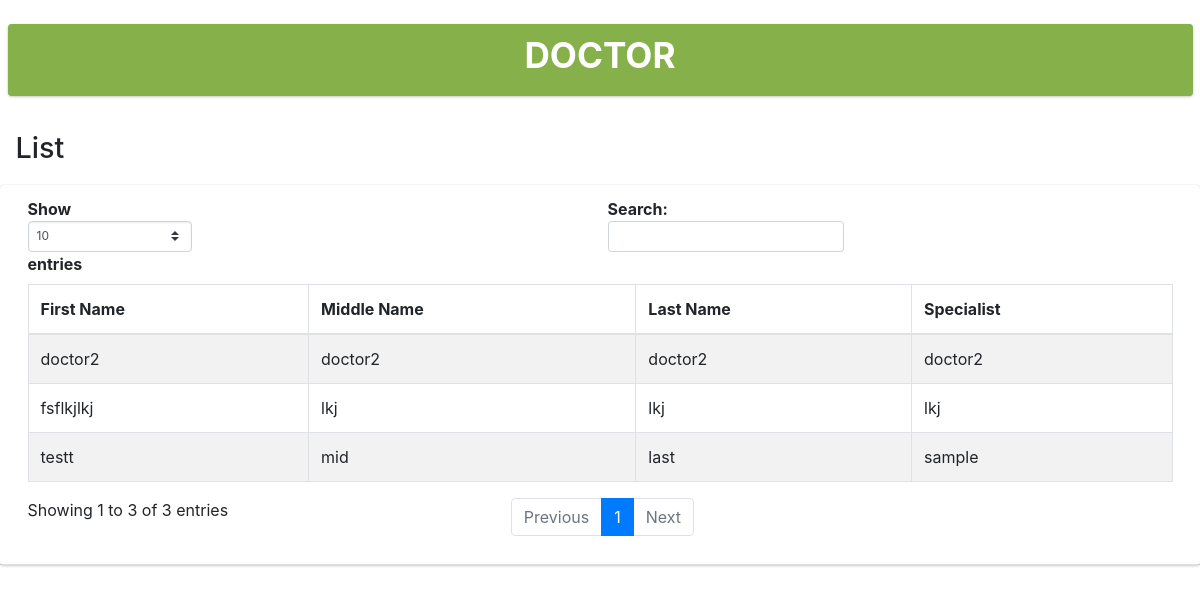
The page /user/doctor.php (signed in) on the database its author committed.
### tables this page shows
CREATE TABLE `doctor` (
  `doctor_id` int(11) NOT NULL,
  `first_name` varchar(255) NOT NULL,
  `middle_name` varchar(255) DEFAULT NULL,
  `last_name` varchar(255) NOT NULL,
  `suffix` varchar(255) NOT NULL,
  `specialist` varchar(255) NOT NULL,
  `id_number` varchar(255) NOT NULL,
  `barangay` varchar(255) NOT NULL
);

### loginverification.php (called while the page is built, shortened)
<?php
function logged_in(){
  if(isset($_SESSION['user_id']) && !empty($_SESSION['user_id'])){
    return true;
  }else {
    return false;
  }
}
?>

### user/doctor.php (the view, shortened to what this page needs)
<?php
include '../connectMySQL.php';
include '../loginverification.php';
if (logged_in()) {
?>
<!DOCTYPE html>
<html lang="en">
  <link rel="stylesheet" href="../plugins/fontawesome-free/css/all.min.css">
  <link rel="stylesheet" href="../plugins/icheck-bootstrap/icheck-bootstrap.min.css">
  <link rel="stylesheet" href="../dist/css/adminlte.min.css?v=3.2.0">
  <link rel="stylesheet" href="../designs.css">
<form method="post">
<div class="col-lg-12 col-12">
    <div class="small-box badge-info">
        <div class="inner"><center>
            <h3>DOCTOR</h3></center>
        </div>
    </div>
</div>
<div class="content-header">
    <div class="container-fluid">
        <div class="row mb-1">
            <div class="col-sm-12">
                <h1 class="m-0" id="concernInfo">List </h1>
            </div>
        </div>
    </div>
</div>
<div class="content">
    <div class="card">
        <div class="card-header border-1">
            <div class="d-flex flex-row justify-content-end">
                <?php
                $query = "SELECT * FROM doctor";
                $result = $conn->query($query);
                echo "<div id='successz' class = 'col-lg-12'>
                <table class='table table-bordered table-striped dataTable dtr-inline ' id='table'>
                <thead><tr>
                <th nowrap>First Name</th>
                <th nowrap>Middle Name</th>
                <th nowrap>Last Name</th>
                <th nowrap>Specialist</th>
                </tr></thead><tbody>";
                while ($row = $result->fetch_assoc()) {
                    echo "<tr role='row'>";
                    echo "<td>" . $row['first_name'] . "</td>";
                    echo "<td>" . $row['middle_name'] . "</td>";
                    echo "<td>" . $row['last_name'] . "</td>";
                    echo "<td>" . $row['specialist'] . "</td>";
                }
                ?>
</form>
<?php
} else {
    header('location:../index.php');
}
?>
</body>
</html>

### designs.css (style rules this page uses)
.badge-info { color: #fff; background-color: #86B049; }

### user/doctor.php (style rules this page uses)
.badge-info { color: #fff; background-color: #86B049; }

### rows shown on the page
doctor: first_name "testt", middle_name "mid", last_name "last", specialist "sample"
doctor: first_name "doctor2", middle_name "doctor2", last_name "doctor2", specialist "doctor2"
doctor: first_name "fsflkjlkj", middle_name "lkj", last_name "lkj", specialist "lkj"
